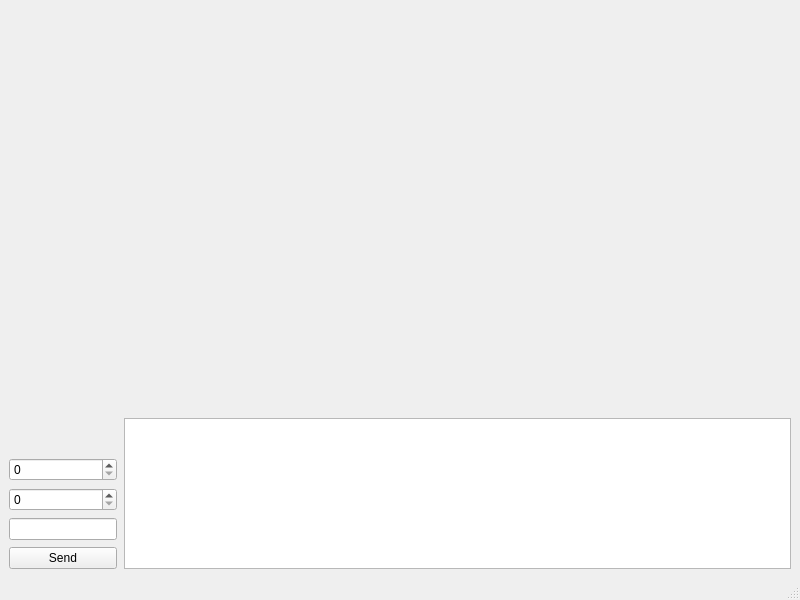
<?xml version="1.0" encoding="UTF-8"?>
<ui version="4.0">
 <class>MainWindow</class>
 <widget class="QMainWindow" name="MainWindow">
  <property name="geometry">
   <rect>
    <x>0</x>
    <y>0</y>
    <width>800</width>
    <height>600</height>
   </rect>
  </property>
  <property name="minimumSize">
   <size>
    <width>640</width>
    <height>480</height>
   </size>
  </property>
  <property name="windowTitle">
   <string>MainWindow</string>
  </property>
  <widget class="QWidget" name="centralwidget">
   <layout class="QVBoxLayout" name="verticalLayout_2">
    <item>
     <layout class="QVBoxLayout" name="verticalLayout_3" stretch="3,1">
      <property name="topMargin">
       <number>0</number>
      </property>
      <item>
       <layout class="QVBoxLayout" name="verticalLayout">
        <property name="spacing">
         <number>6</number>
        </property>
        <property name="sizeConstraint">
         <enum>QLayout::SetMinimumSize</enum>
        </property>
        <property name="topMargin">
         <number>9</number>
        </property>
        <property name="bottomMargin">
         <number>0</number>
        </property>
        <item>
         <widget class="QCustomPlot" name="plotWidget" native="true">
          <property name="sizePolicy">
           <sizepolicy hsizetype="Minimum" vsizetype="Preferred">
            <horstretch>0</horstretch>
            <verstretch>0</verstretch>
           </sizepolicy>
          </property>
          <property name="sizeIncrement">
           <size>
            <width>0</width>
            <height>0</height>
           </size>
          </property>
          <property name="baseSize">
           <size>
            <width>0</width>
            <height>0</height>
           </size>
          </property>
         </widget>
        </item>
       </layout>
      </item>
      <item>
       <layout class="QHBoxLayout" name="horizontalLayout">
        <property name="spacing">
         <number>7</number>
        </property>
        <property name="sizeConstraint">
         <enum>QLayout::SetMinimumSize</enum>
        </property>
        <property name="topMargin">
         <number>0</number>
        </property>
        <item>
         <layout class="QVBoxLayout" name="verticalLayout_4" stretch="5,0,0,1,1">
          <property name="sizeConstraint">
           <enum>QLayout::SetMinimumSize</enum>
          </property>
          <property name="rightMargin">
           <number>0</number>
          </property>
          <item>
           <spacer name="verticalSpacer_2">
            <property name="orientation">
             <enum>Qt::Vertical</enum>
            </property>
            <property name="sizeType">
             <enum>QSizePolicy::Minimum</enum>
            </property>
            <property name="sizeHint" stdset="0">
             <size>
              <width>20</width>
              <height>40</height>
             </size>
            </property>
           </spacer>
          </item>
          <item>
           <widget class="QSpinBox" name="xBox"/>
          </item>
          <item>
           <widget class="QSpinBox" name="yBox"/>
          </item>
          <item>
           <widget class="QLineEdit" name="inputBox">
            <property name="sizePolicy">
             <sizepolicy hsizetype="Preferred" vsizetype="Preferred">
              <horstretch>0</horstretch>
              <verstretch>0</verstretch>
             </sizepolicy>
            </property>
           </widget>
          </item>
          <item>
           <widget class="QPushButton" name="Send">
            <property name="sizePolicy">
             <sizepolicy hsizetype="Preferred" vsizetype="Preferred">
              <horstretch>0</horstretch>
              <verstretch>0</verstretch>
             </sizepolicy>
            </property>
            <property name="text">
             <string>Send</string>
            </property>
           </widget>
          </item>
         </layout>
        </item>
        <item>
         <layout class="QVBoxLayout" name="verticalLayout_5">
          <property name="sizeConstraint">
           <enum>QLayout::SetMinimumSize</enum>
          </property>
          <item>
           <widget class="QTextBrowser" name="textBrowser">
            <property name="sizePolicy">
             <sizepolicy hsizetype="MinimumExpanding" vsizetype="Preferred">
              <horstretch>0</horstretch>
              <verstretch>0</verstretch>
             </sizepolicy>
            </property>
           </widget>
          </item>
         </layout>
        </item>
       </layout>
      </item>
     </layout>
    </item>
   </layout>
  </widget>
  <widget class="QMenuBar" name="menubar">
   <property name="geometry">
    <rect>
     <x>0</x>
     <y>0</y>
     <width>800</width>
     <height>21</height>
    </rect>
   </property>
  </widget>
  <widget class="QStatusBar" name="statusbar"/>
 </widget>
 <customwidgets>
  <customwidget>
   <class>QCustomPlot</class>
   <extends>QWidget</extends>
   <header location="global">qcustomplot.h</header>
   <container>1</container>
  </customwidget>
 </customwidgets>
 <resources/>
 <connections/>
</ui>
